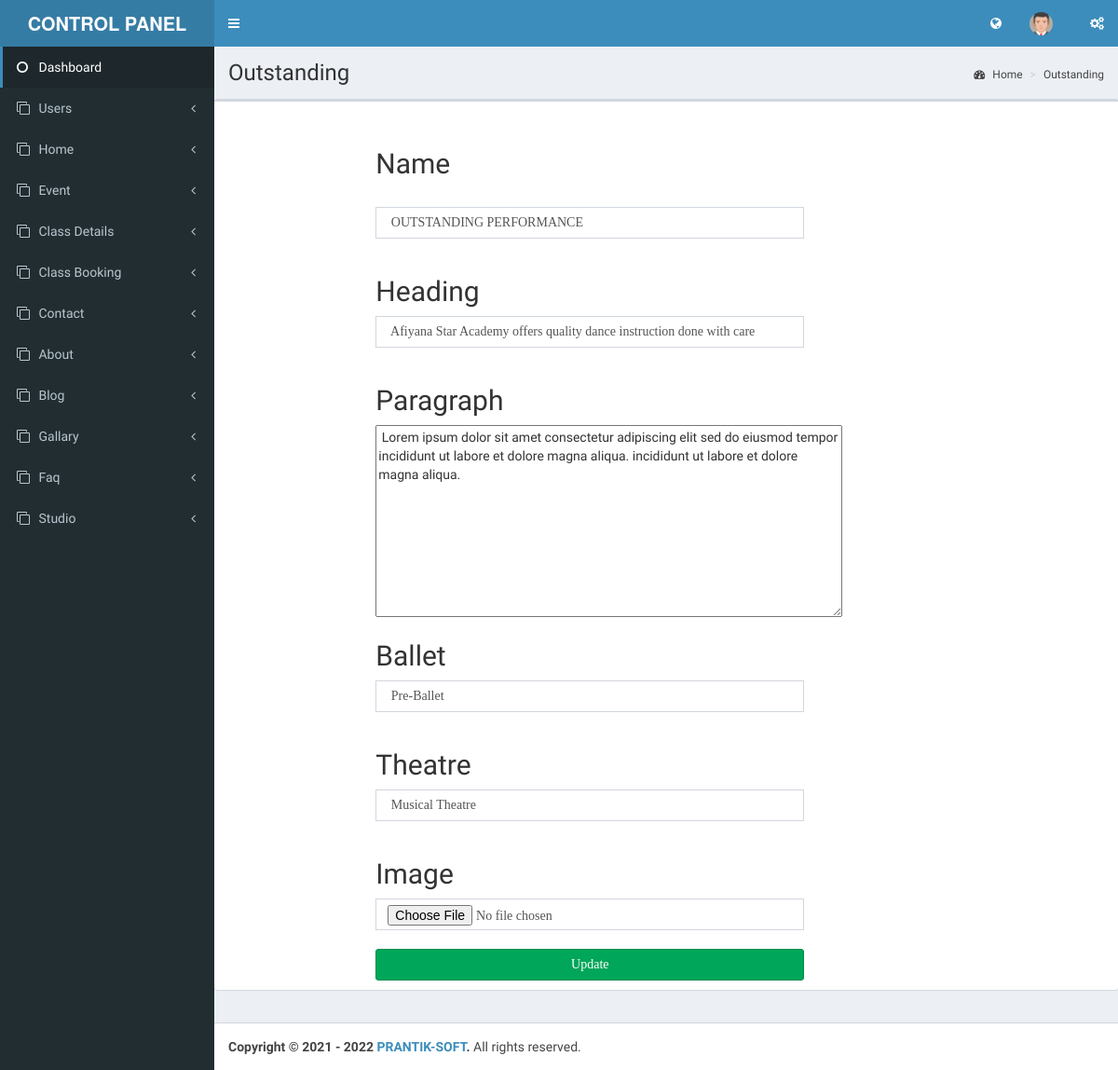
/index.php/admin/outstanding, run on an earlier commit of the app's database.
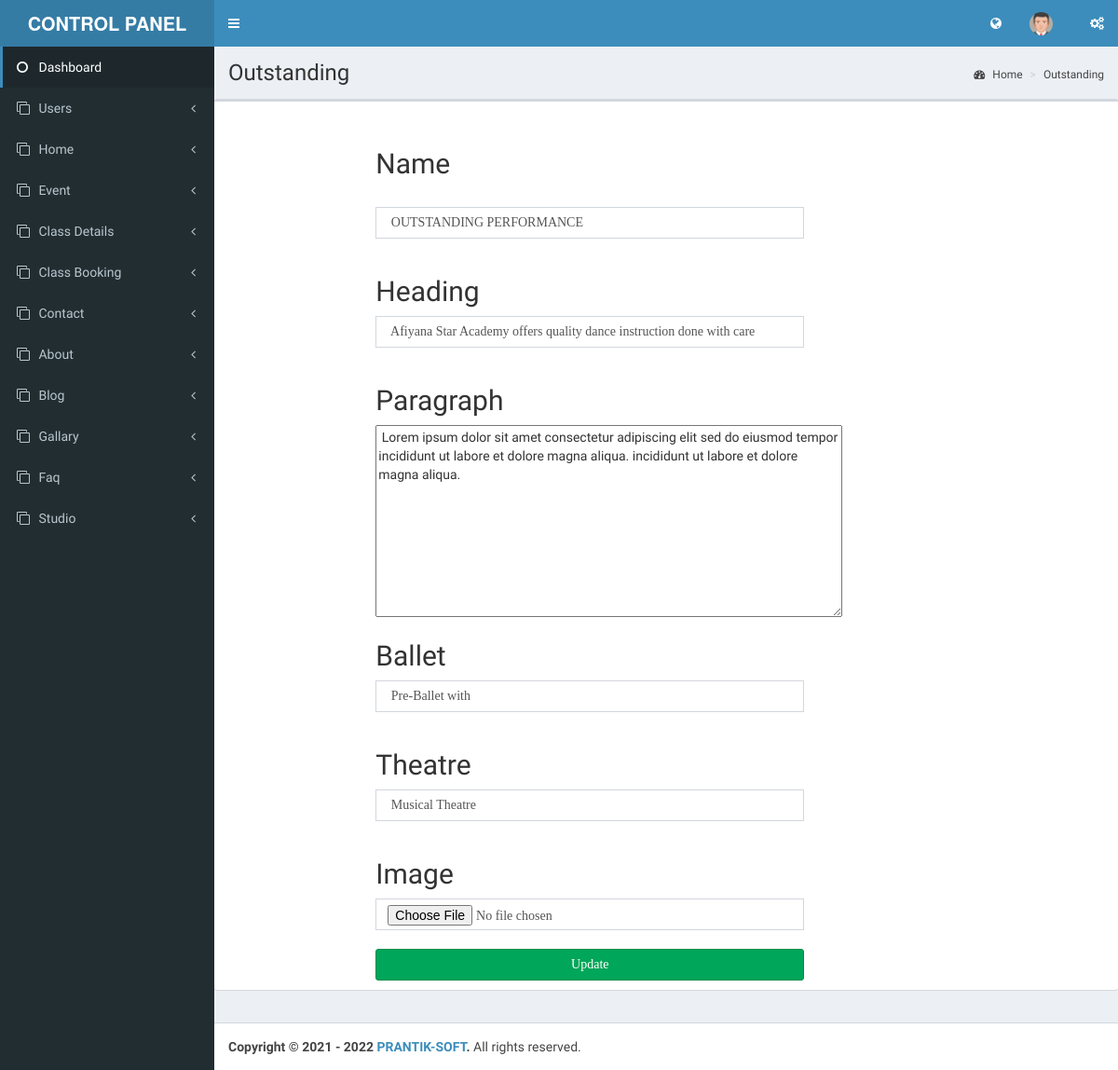
And on a later commit of the database.
### tables this page shows
CREATE TABLE `outstanding` (
  `id` int(11) NOT NULL,
  `name` varchar(255) NOT NULL,
  `heading` varchar(255) NOT NULL,
  `ballet` varchar(255) NOT NULL,
  `paragraph` varchar(1000) NOT NULL,
  `image` varchar(255) NOT NULL,
  `theatre` varchar(255) NOT NULL
);

### application/controllers/Admin.php (called while the page is built, shortened)
<?php
class Admin extends CI_Controller {
	public function outstanding(){
		$data['outstanding']=$this->Dry_model->find('outstanding','*',NULL,NULL);
		$this->load->view('admin/outstanding',$data);
	}
}

### index.php (called while the page is built, shortened)
<?php
require_once BASEPATH.'core/CodeIgniter.php';

### application/models/Dry_model.php (called while the page is built, shortened)
<?php
class Dry_model extends CI_Model {
	public function find($table,$data,$join=NULL,$where=NULL)
	{
		$this->db->select($data)
		->from($table);
		return $this->db->get()->row();
	}
}

### application/views/admin/outstanding.php (the view, shortened to what this page needs)
<div class="wrapper">
  <div class="content-wrapper">
    <section class="content-header">
      <h1>
        Outstanding
      </h1>
      <ol class="breadcrumb">
        <li><a href="<?php echo base_url()?>Admin/dashboard"><i class="fa fa-dashboard"></i> Home</a></li>
        <li><a href="<?php echo base_url()?>Admin/users">Outstanding</a></li>
      </ol>
    </section>
    <section class="content">
      <div class="row">
        <div class="box">
          <div class="box-body" style="min-height: 73vh">
           <div class="row">
  <div class="col-md-2"></div>
  <div class="col-md-6">
    <?php
echo form_open_multipart('Admin/update_outstanding');?>
  <br>
  <h2>Name</h2>
 <br>
 <td><input type="text" name="name" class="form-control" value=" <?php echo @$outstanding->name ?> "></td>
 <br>
  <h2>Heading</h2>
  <td><input type="text" name="heading" class="form-control" value=" <?php echo @$outstanding->heading ?> "></td>
 <br>
<h2>Paragraph</h2>
  <textarea name="paragraph" id="" cols="60" rows="10"> <?php echo @$outstanding->paragraph ?></textarea>
 <br>
<h2>Ballet</h2>
  <td><input type="text" name="ballet" class="form-control" value=" <?php echo @$outstanding->ballet ?> "></td>
 <br>
 <h2>Theatre</h2>
 <td><input type="text" name="theatre" class="form-control" value=" <?php echo @$outstanding->theatre ?> "></td>
 <br>
 <h2>Image</h2>
 <td><input type="file" name="image" class="form-control" value=" <?php echo @$outstanding->image ?> "></td>
 <br>
 <?php echo form_submit(array(
        'value'          => 'Update','class'=>"btn btn-success"
));?>
 <?php echo form_close(); ?></div>
</div>
        </div>
        </div>
        </div>
        </section>
      </div>
    </div>

What changed in the data, as far as the page shows it:
changed outstanding "OUTSTANDING PERFORMANCE": ballet "Pre-Ballet" → "Pre-Ballet with"
